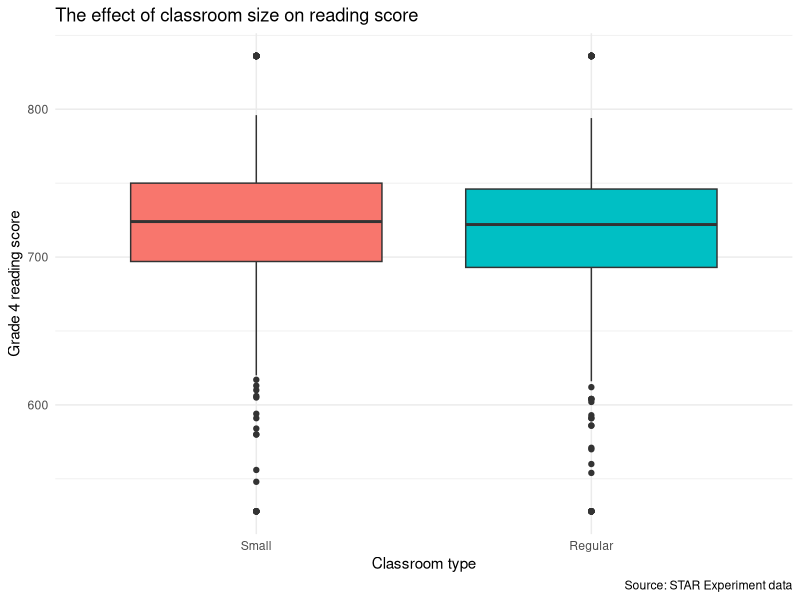
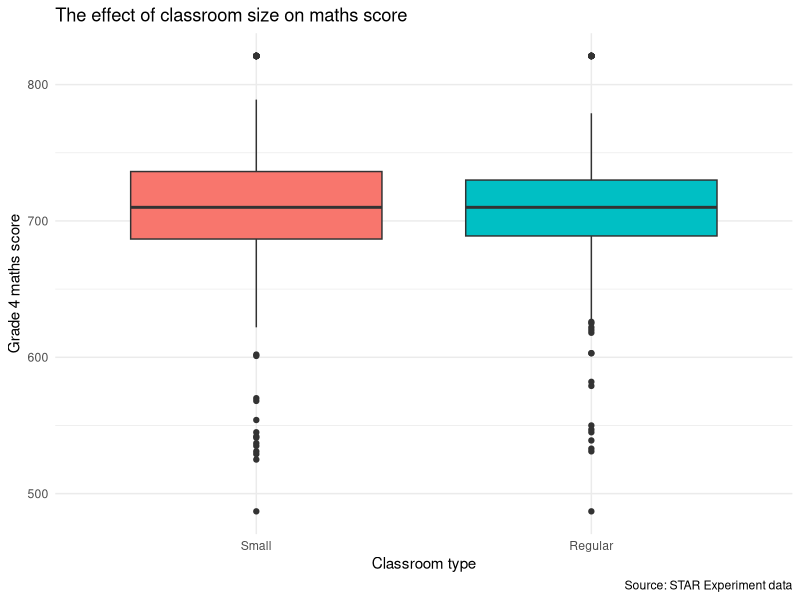

Source code (R) for these figures, in order:
#### -- SSI1005: Intro to Social Data -- ####
### Week 8 - Analysing experiment data
## Dr Hannah Bunting
# 20.11.23


# This script is accompanied by a PDF of prompts to prepare you for the take-home
# exam that forms the second assessment for this module.
# The content in this script and the PDF will be spread over 2 weeks of labs if
# it is too much to complete in one session.
# We will use the STAR dataset to analyse the results of the experiment on 
# classroom sizes and pupil outcomes. The dataset is described in the PDF and in
# the Llaudet & Imai textbook.
# We will transform some of the variables into a more useable format and analyse
# a set of average treatment effects, as explained in the Week 8 lecture.

getwd()
options(max.print=999999)

#### Load in the tidyverse
library(tidyverse)


#### Data 

# Remember to check your working directory if needed using getwd() and setwd()

# Read in the data
star <- read.csv("./data/raw/STAR.csv")

# check it
glimpse(star)
colnames(star)
nrow(star)
library(dplyr)
star %>% 
  arrange(desc(star)) %>% 
  slice(1:5)
star %>% 
  arrange(star) %>% 
  slice(1:5)
top_n(star,-5,pupilID)


#### Question 1

# The 3 groups pupils were assigned in kindergarten are identified in the classtype variable.
# We want to look at just the differences between small classrooms and regular,
# i.e. Treatment group 1 and the control group
# Create a new dataframe that contains just these two groups.
# The new dataframe should be called star_2

# create new df uding tidyverse code, excluding the 3rd group
star_2 <- star %>%
  filter(classtype != 3)

# check it
glimpse(star_2)

table(star_2$classtype)


#### Question 2

# The number of years spent in a small classroom is recorded in the yearssmall variable.
# Some pupils may have spent time in a small class after their initial assignment
# to either the treatment or control group.
# We want those in the treatment category to have only been in regular classes.
# Remove any pupils who are in the regular category and have been in a small class.

# check the number of years in small classes for each group
table(star_2$yearssmall, star_2$classtype)

# make any cases where yearssmall is more than 0 and classtype_fac is regular = NA
# if both conditions are not TRUE, return the original classtype_fac variable
star_2 <- star_2 %>%
  mutate(classtype = ifelse(yearssmall > 0 & classtype == 2, NA, classtype))

# check it
table(star_2$yearssmall, star_2$classtype)



#### Question 3

# Create a new factor variable called classtype_fac that gives each group a label.
# This will help us identify the treatment and control groups accurately.

# create the variable with tidyverse code
star_2 <- star_2 %>% mutate(classtype_fac = factor(classtype, levels = c(1, 2),
                                               labels = c("Small", "Regular")))

# check it has coded correctly
table(star_2$classtype, star_2$classtype_fac)

# check its type
class(star_2$classtype_fac)



#### Question 4

# The experiment also recorded the ethnicity of each pupil using the race variable.
# Create a new character variable that writes the categories in text and
# combines the 'Asian', 'Hispanic' and 'Native American' categories with the 'others' category, 
# meaning the new variable has a total of 3 categories.
# Name the new variable race_3cats

# create it using the case_when tidyverse code
star_2 <- star_2 %>% mutate(race_3cats = case_when(
  race == 1 ~ "White",
  race == 2 ~ "Black",
  race == 3 | race == 4 | race == 5 | race == 6 ~ "Other race"))

# check it
table(star_2$race, star_2$race_3cats)

class(star_2$race_3cats)

# details of how to do this in base R are in lab 7's script



#### Question 5

# Create a crosstab of proportions showing each new race category
# variable by the classroom types factor variable.
# What proportion of pupils are black in the treatment group?
# What proportion of pupils are black in the control group?

# create crosstab
prop.table(table(star_2$race_3cats, star_2$classtype_fac), 1)

# Record the answers here
# Proportion black in the treatment group:
# Proportion black in the control group:



#### Question 6

# The hsgrad variable shows whether the pupil graduated high school many
# years after the class size experiment was conducted.
# Missing values indicate the study could not record whether they graduated
# because the pupil had dropped out of the study. 
# Quantify the attrition rate of the study in two ways:
# 1. What number of pupils dropped out of the study before their graduation year?
# 2. What proportion of pupils remained in the study until graduation?

# 1. create table of the hsgrad variable
star_2 %>%
  count(hsgrad)

# note: to do this in base R, you must specify an extra argument in the table function
table(star_2$hsgrad, useNA = "always")

# Record the number of pupils that dropped out here


# 2. Find the proportions
star_2 %>%
  count(hsgrad) %>%
  mutate(prop = n/sum(n))

# or
prop.table(table(star_2$hsgrad, useNA = "always"))

# final step: calculate the proportion that remained in the study
100 - 51.56



#### Question 7

# Find the average treatment effect of being in a small classroom on
# Grade 4 reading scores, recorded in the g4reading variable.

# find the group averages: tidyverse way
star_2 %>%
  drop_na(g4reading, classtype_fac) %>%
  group_by(classtype_fac) %>%
  summarise(mean = mean(g4reading))

# find the group averages: base R way
mean(star_2$g4reading[star_2$classtype_fac == "Small"], na.rm = T)
mean(star_2$g4reading[star_2$classtype_fac == "Regular"], na.rm = T)

# calculate the average treatment effect
723 - 719

# How would you interpret this?
# The answer is that there's no substantive increase in reading
# score when a pupil was in a small class, i.e. we don't observe
# much of a causal effect.



#### Question 8

# Create a boxplot to visualise the differences in reading scores
# across the treatment and control groups.

# if you prefer, you can build the plot one line at a time like in previous labs
star_2 %>% drop_na(classtype_fac) %>%
  ggplot(aes(x = classtype_fac, y = g4reading)) +
  geom_boxplot(aes(fill = classtype_fac)) +
  theme_minimal() +
  theme(legend.position = "none") +
  labs(x = "Classroom type", y = "Grade 4 reading score",
       title = "The effect of classroom size on reading score",
       caption = "Source: STAR Experiment data")



#### Question 9

# Find the average treatment effect of being in a small classroom on
# Grade 4 maths scores, recorded in the g4math variable. 

# find the group averages: tidyverse way
star_2 %>%
  drop_na(g4math, classtype_fac) %>%
  group_by(classtype_fac) %>%
  summarise(mean = mean(g4math))

# find the group averages: base R way
mean(star_2$g4math[star_2$classtype_fac == "Small"], na.rm = T)
mean(star_2$g4math[star_2$classtype_fac == "Regular"], na.rm = T)

# calculate the average treatment effect
709 - 709

# There are no differences in maths score across treatment groups.
# meaning there is no causal effect of classroom size on maths test scores.


#### Question 10

# Create a boxplot to visualise the differences in maths scores
# across the treatment and control groups.

# if you prefer, you can build the plot one line at a time like in previous labs
star_2 %>% drop_na(classtype_fac) %>%
  ggplot(aes(x = classtype_fac, y = g4math)) +
  geom_boxplot(aes(fill = classtype_fac)) +
  theme_minimal() +
  theme(legend.position = "none") +
  labs(x = "Classroom type", y = "Grade 4 maths score",
       title = "The effect of classroom size on maths score",
       caption = "Source: STAR Experiment data")



